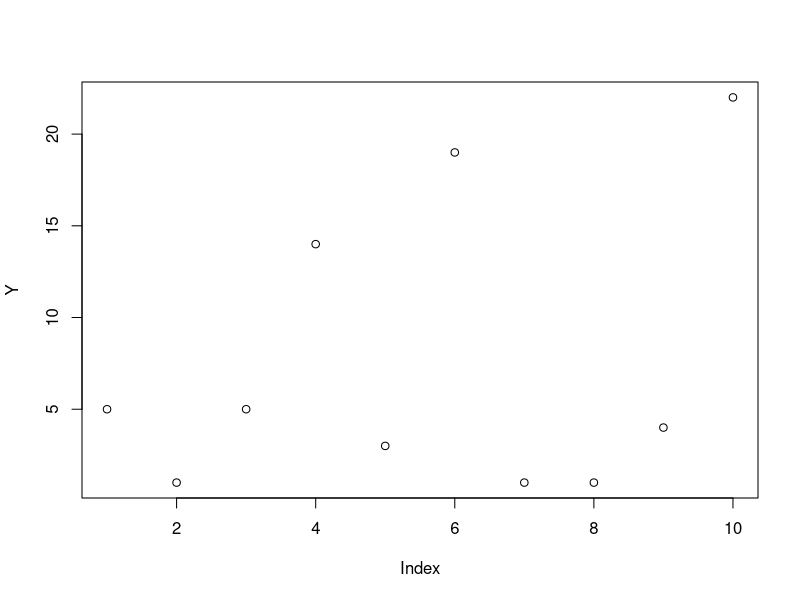
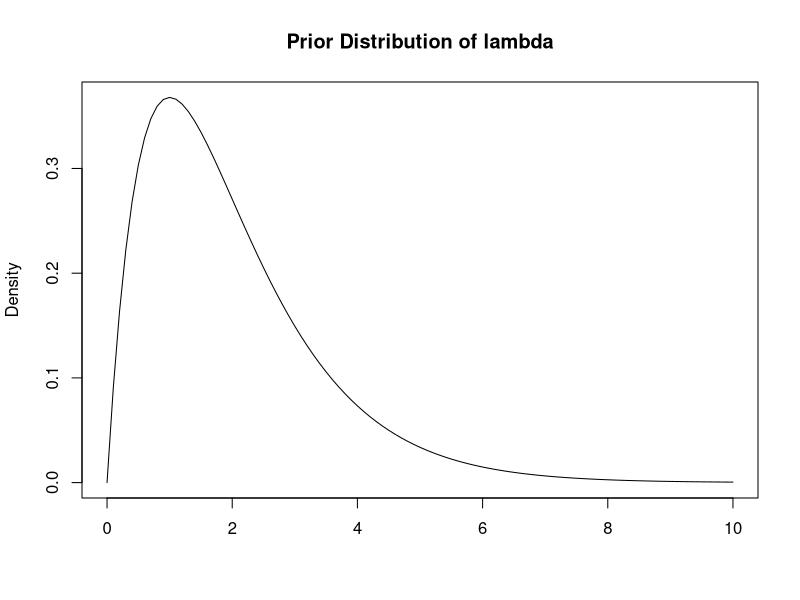
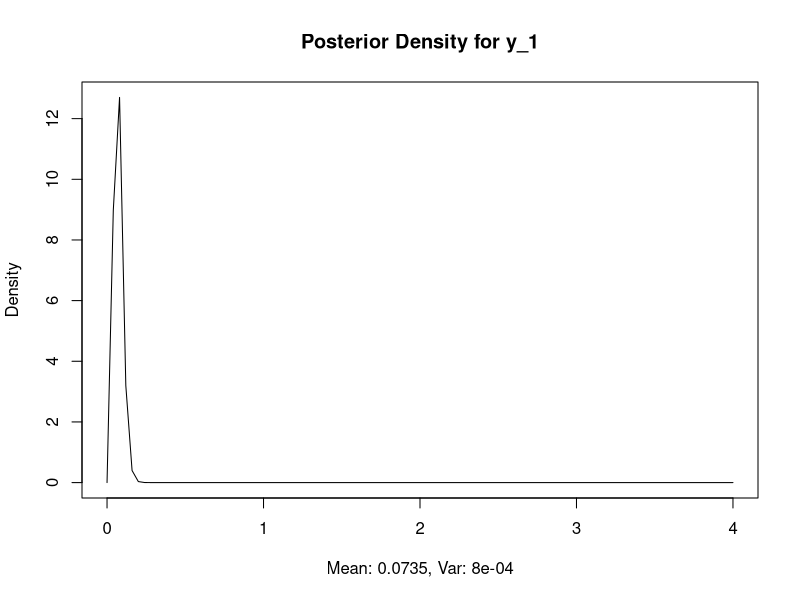
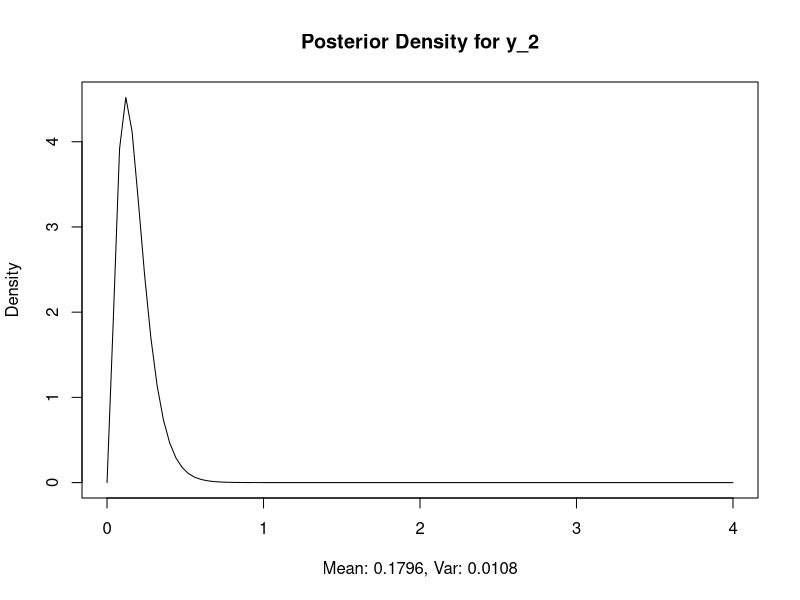
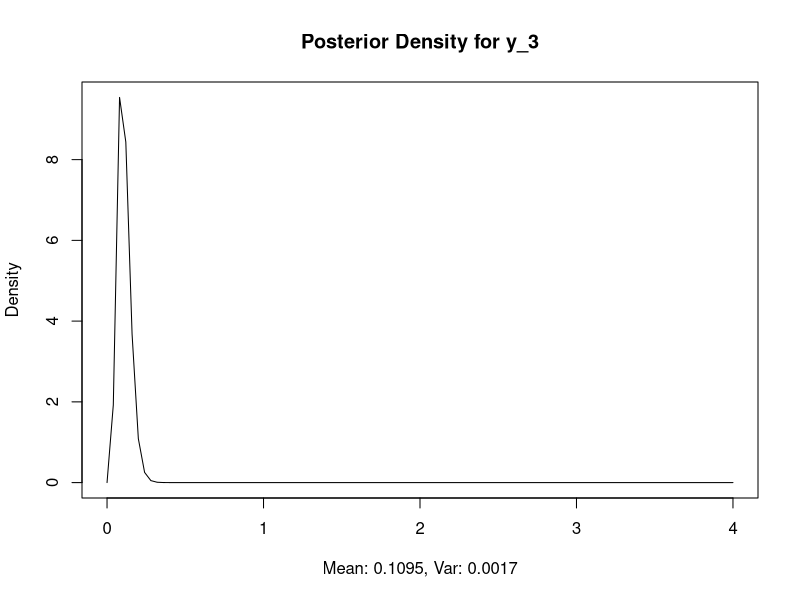
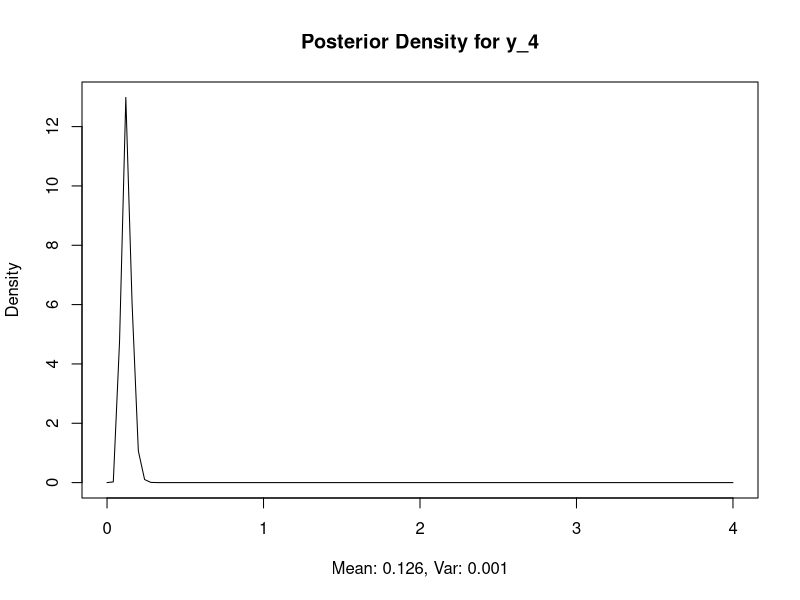
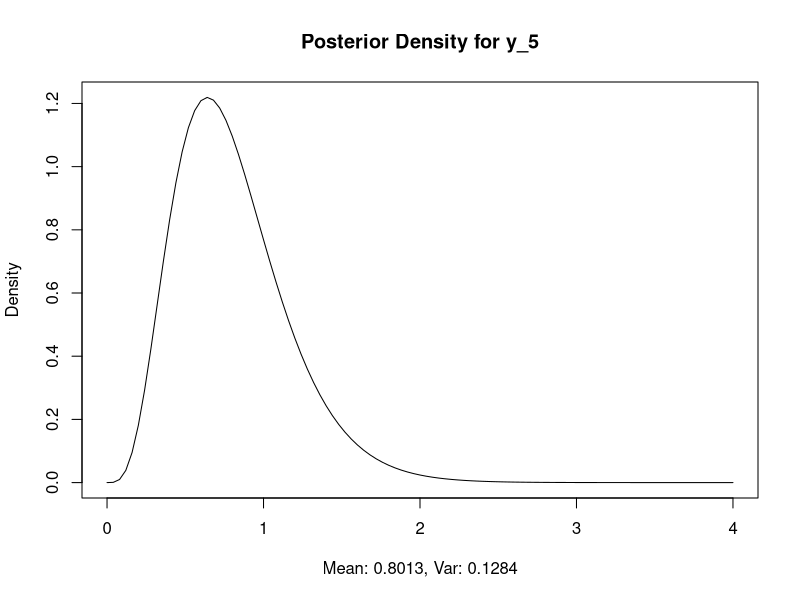
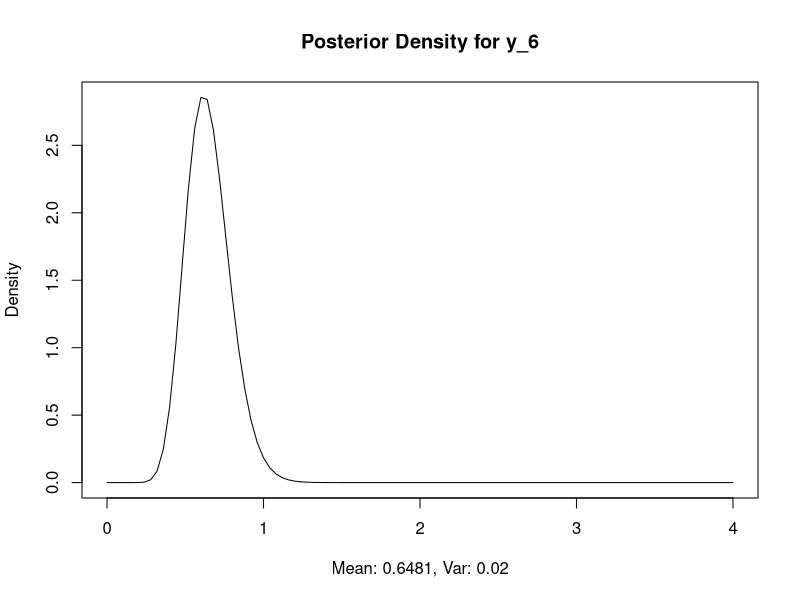

These figures' R source, in order:
rm(list=ls())
library(dplyr, ggplot2)

Y <- c(5, 1, 5, 14, 3, 19, 1, 1, 4, 22)
E <- c(94.3, 15.7, 62.9, 126, 5.24, 31.4, 1.05,  1.05,  2.1, 10.5)
N <- length(Y)

plot(Y)
a0 <- 2 # hyperparamter alpha
b0 <- 1 # hyperparamter beta
cat("prior mean of lambda = ", a0/b0, "\n")
cat("prior var of lambda = ", a0/b0^2, "\n")
curve(dgamma(x, a0, b0), 0, 10, main="Prior Distribution of lambda", 
      ylab="Density", xlab="")

for(i in 1:N){
    a_i <- a0 + Y[i]
    b_i <- b0 + E[i]
    post_mean_i <- a_i/b_i
    post_var_i <- a_i/b_i^2
    title_ <- paste0("Posterior Density for y_", i)
    xlab_ <- paste0("Mean: ", round(post_mean_i, 4), 
                    ", Var: ", round(post_var_i, 4))
    curve(dgamma(x, a_i, b_i), 0, 4, main=title_, ylab="Density", xlab=xlab_)
}

# now use hyperprior to reduce parameter dependency 
ha <- .1 
hb <- 1
nchain <- 100000
burnin <- 10000
lambda.post <- matrix(1, nrow=N, ncol=nchain)
b0.post <- rep(.1, nchain)

for(i in 2:nchain){
    lambda.post[,i] <- lambda <- rgamma(N, a0 + Y, b0 + E)
    b0.post[i] <- b0 <- rgamma(1, N * a0 + ha, sum(lambda.post[,i]) + hb)
}

for(i in 1:N){
    title_ <- paste0("Posterior Density for y_", i)
    plot(density(lambda.post[i, burnin:nchain]), main=title_)
}

hist(b0.post[burnin:nchain], main="Posterior of Beta", nclass=30)

# now use MH in gibbs samplling to put an exponential prior on alpha
proposalfunction <- function(param){
    return(rnorm(1, mean=param, sd=.2))
}

lambda.post <- matrix(1, nrow=N, ncol=nchain)
b0.post <- rep(1, nchain)
a0.post <- rep(2, nchain)
a0 <- 6
b0 <- 1

for(i in 2:nchain){
    lambda.post[,i] <- lambda <- rgamma(N, a0 + Y, b0 + E)
    b0.post[i] <- b0 <- rgamma(1, N * a0 + ha, sum(lambda) + hb)
    
    astar <- proposalfunction(a0)
    # generate a probability of accepting that is g(p*)/g(pi)
    paccept <- prod(lambda)^(astar-a0) * b0^(N * (astar-a0)) *
        (gamma(astar)/gamma(a0))^-N * exp(-astar+a0)
    if (astar > 0 & runif(1) < paccept){
        a0 <- astar
    }
    a0.post[i] <- a0
}

plot(a0.post, type="l")
plot(b0.post, type="l")

for(i in 1:N){
    title_ <- paste0("Posterior Density for y_", i)
    plot(density(lambda.post[i, burnin:nchain]), main=title_)
}

hist(b0.post[burnin:nchain], main="Posterior of Beta", nclass=30)
hist(a0.post[burnin:nchain], main="Posterior of Alpha", nclass=30)
